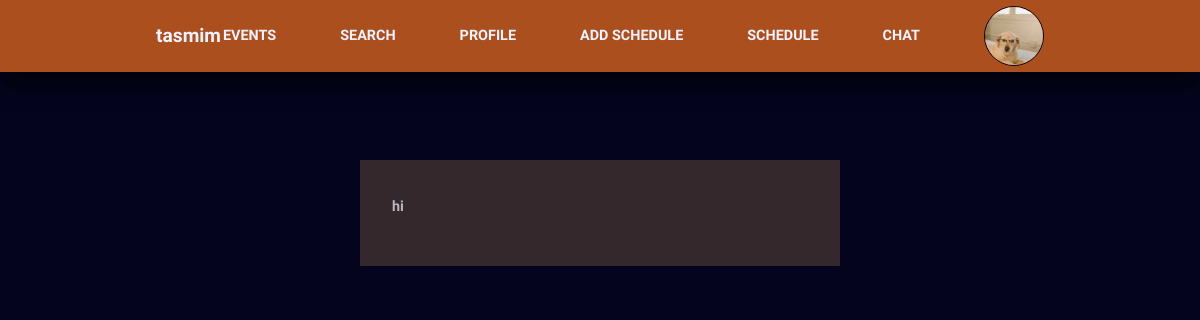
Screenshot of /msg_view.php?id=19 (signed in) with the database file from the repository.
### tables this page shows
CREATE TABLE `users` (
  `id` int(11) NOT NULL,
  `name` varchar(255) NOT NULL,
  `email` varchar(255) NOT NULL,
  `phone` bigint(255) NOT NULL,
  `password` varchar(255) NOT NULL,
  `user_type` varchar(255) NOT NULL,
  `photo` varchar(255) NOT NULL
);

CREATE TABLE `msg` (
  `id` int(11) NOT NULL,
  `name` varchar(100) NOT NULL,
  `email` varchar(100) NOT NULL,
  `msg` text NOT NULL,
  `date_time` datetime NOT NULL DEFAULT current_timestamp(),
  `status` int(11) NOT NULL DEFAULT 0
);

### msg_view.php (the view, shortened to what this page needs)
<?php
require 'header_one.php';
require 'db.php';
$m = $_GET['id'];
$se = "SELECT * FROM msg WHERE id=$m";
$see_res = mysqli_query($db_connection, $se);
$assoc = mysqli_fetch_assoc($see_res);
?>
<section class="singlepost" style="margin-top: 10rem;">
    <div class="container singlepost__container">
        <div class="post__author">
            <div class="post__author-info">
               <strong><?=$assoc['msg']?></strong>
            </div>
        </div>
    </div>
</section>

### header_one.php (shortened to what this page needs)
<?php
require 'db.php';
$profile_id = $_SESSION['id'];
$select_loggedin_user = "SELECT * FROM users WHERE id=$profile_id";
$select_loggedin_user_result = mysqli_query($db_connection,$select_loggedin_user);
$select_loggedin_user_result_after_assoc = mysqli_fetch_assoc($select_loggedin_user_result);
?>
<!DOCTYPE html>
<html lang="en">
<head>
    <link rel="stylesheet" href="./style2.css">
    <link rel="stylesheet" href="https://unicons.iconscout.com/release/v4.0.0/css/line.css">
</head>
<body>
 <nav>
    <div class="container nav__container">
        <a href="index.html" class="nav__logo"><?=$select_loggedin_user_result_after_assoc['name']?></a>
        <ul class="nav__items">
            <li><a href="events.php"><b>EVENTS</b></a></li>
            <li><a href="user_search.php"><b>SEARCH</b></a></li>
            <li><a href="user_profile.php"><b>PROFILE</b></a></li>
            <li><a href="schedule_form.php"><b>ADD SCHEDULE</b></a></li>
            <li><a href="schedule_dashboard.php"><b>SCHEDULE</b></a></li>
            <li><a href="chat.php?id=<?=$profile_id?>"><b>CHAT</b></a></li>
            <li class="nav__profile">
                <div class="avater">
                <?php
                    if($select_loggedin_user_result_after_assoc['photo']==null){?>
                    <img src="./images/photo.jpg">
                    <?php }else{?>
                        <img width="60px" height="60px"  src="./uploads/profile_pic/<?=$select_loggedin_user_result_after_assoc['photo'] ?>" alt="">
                    <?php }?>
                </div>
            </li>
        </ul>
    </div>
</nav>

### style2.css (style rules this page uses)
:root { --color-primary:#ab4f1e; --color-primary-light:hsl(21, 79%, 19%); --color-red:rgb(158, 16, 16); --color-red-light:hsla(4, 78%, 49%, 0.433); --color-green:#00c476; --color-green-light:rgba(223, 123, 36, 0.15); --color-gray-900:#34282C; --color-gray-700:#6d3c0b; --color-gray-300:rgba(242,242,254,0.3); --color-gray-200:rgba(242,242,254,0.7); --color-white:#f2f2fe; --color-bg:#04041e; --border:#C19A6B; --danger:#f44d16; --transition:all 1000ms ease; --container-width-lg:74%; --container-width-md:88%; --form-width:40%; --card-border-radius-1:0.3rem; --card-border-radius-2:0.5rem; --card-border-radius-3:0.8rem; --card-border-radius-4:2rem; --card-border-radius-5:5rem; }
* { margin: 0; padding: 0; outline: 0; border: 0; appearance: 0; list-style: none; text-decoration: none; box-sizing: border-box; }
body { font-family: 'Montserrat Alternates', sans-serif; line-height: 1.6; color: var(--color-gray-200); overflow-x: hidden; background: var(--color-bg); font-size: 0.9rem; }
.container { width: var(--container-width-lg); max-width: 1800px; margin-inline: auto; }
section { margin-top: 3rem; width: 100vw; }
a { color: var(--color-white); transition: var(--transition); }
img { display: block; width: 100%; object-fit: cover; }
nav { background: var(--color-primary); width: 100vw; height: 4.5rem; position: fixed; top: 0; z-index: 10; box-shadow: 0 1rem 1rem rgb(0, 0, 0,0.5); }
.nav__container { height: 100%; display: flex; align-items: center; justify-content: space-between; }
.avater { width:60px; aspect-ratio: 1/1; border-radius: 50%; overflow: hidden; border: 0.1rem solid var(--color-bg); }
.nav__logo { font-weight: 600; font-size: 1.2rem; }
.nav__items { display: flex; align-items: center; gap: 4rem; }
.nav__profile { position: relative; cursor: pointer; }
.post__author { display:flex; gap: 1rem; margin-top: 1.2rem; }
.singlepost { margin: 6rem 0 2rem; }
.singlepost__container { width: var(--form-width); background: var(--color-gray-900); padding: 1rem 2rem 3rem; }

### rows the page displays
users: name "tasmim", photo (picture)
msg: msg "hi"
